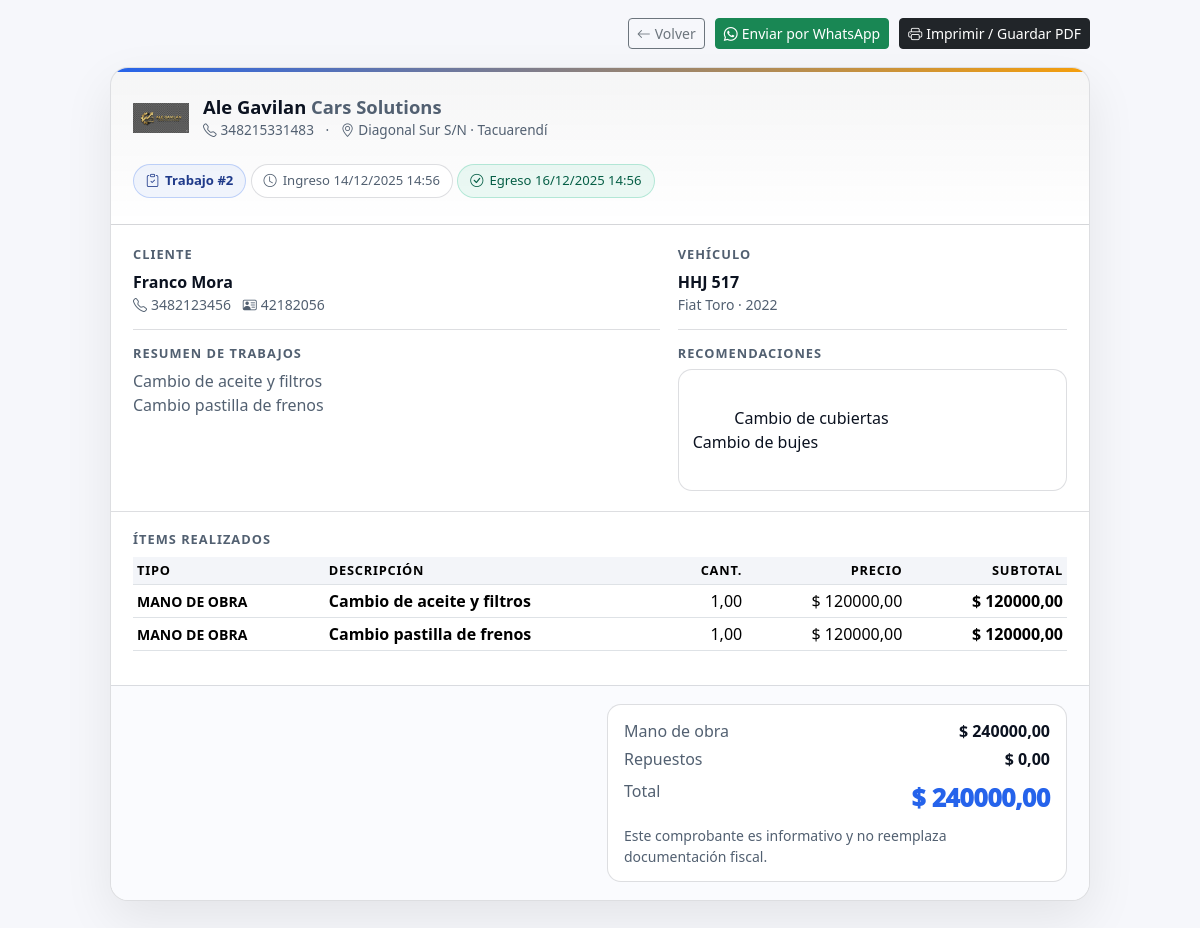
The app's page /trabajos/2/comprobante/ (signed in) with its own data.
### taller/models.py (models this page shows, shortened)
class Trabajo(models.Model):
    ESTADO_INGRESADO = "INGRESADO"
    ESTADO_EN_PROCESO = "EN_PROCESO"
    ESTADO_FINALIZADO = "FINALIZADO"
    ESTADO_ENTREGADO = "ENTREGADO"
    ESTADO_ANULADO = "ANULADO"
    ESTADO_CHOICES = [
        (ESTADO_INGRESADO, "Ingresado"),
        (ESTADO_EN_PROCESO, "En proceso"),
        (ESTADO_FINALIZADO, "Finalizado"),
        (ESTADO_ENTREGADO, "Entregado al cliente"),
        (ESTADO_ANULADO, "Anulado"),
    ]
    ESTADO_GENERAL_EXCELENTE = "EXCELENTE"
    ESTADO_GENERAL_BUENO = "BUENO"
    ESTADO_GENERAL_REGULAR = "REGULAR"
    ESTADO_GENERAL_CRITICO = "CRITICO"
    ESTADO_GENERAL_CHOICES = [
        (ESTADO_GENERAL_EXCELENTE, "Excelente"),
        (ESTADO_GENERAL_BUENO, "Bueno"),
        (ESTADO_GENERAL_REGULAR, "Regular"),
        (ESTADO_GENERAL_CRITICO, "Crítico"),
    ]
    vehiculo = models.ForeignKey(
        Vehiculo,
        related_name="trabajos",
        on_delete=models.CASCADE,
    )
    cliente = models.ForeignKey(
        Cliente,
        related_name="trabajos",
        on_delete=models.PROTECT,
        help_text="Cliente asociado al trabajo (por lo general dueño del vehículo).",
    )
    fecha_ingreso = models.DateTimeField(default=timezone.now)
    fecha_egreso_estimado = models.DateTimeField(
        null=True,
        blank=True,
        help_text="Fecha/hora estimada de entrega.",
    )
    fecha_egreso_real = models.DateTimeField(
        null=True,
        blank=True,
        help_text="Fecha/hora real de entrega.",
    )
    kilometraje = models.PositiveIntegerField(
        help_text="Kilometraje al momento del trabajo."
    )
    estado = models.CharField(
        max_length=20,
        choices=ESTADO_CHOICES,
        default=ESTADO_INGRESADO,
    )
    resumen_trabajos = models.TextField(
        help_text="Resumen claro y entendible para el comprobante.",
    )
    observaciones_cliente = models.TextField(
        blank=True,
        help_text="Lo que comenta el cliente (ruidos, fallas, etc.).",
    )
    observaciones_internas = models.TextField(
        blank=True,
        help_text="Notas internas del taller.",
    )
    estado_general = models.CharField(
        max_length=20,
        choices=ESTADO_GENERAL_CHOICES,
        default=ESTADO_GENERAL_BUENO,
        help_text="Evaluación general del vehículo.",
    )
    estado_cubiertas_trabajo = models.CharField(
        max_length=200,
        blank=True,
        help_text="Estado de cubiertas observado en ESTE trabajo.",
    )
    recomendaciones_proximo_service = models.TextField(
        blank=True,
        help_text="Cosas a revisar / cambiar en la próxima visita.",
    )
    proximo_control_km = models.PositiveIntegerField(
        null=True,
        blank=True,
        help_text="Ej: revisar a los 150.000 km.",
    )
    activo = models.BooleanField(default=True, db_index=True)
    eliminado_en = models.DateTimeField(null=True, blank=True)
    total_mano_obra = models.DecimalField(
        max_digits=12,
        decimal_places=2,
        default=Decimal("0.00"),
        validators=[MinValueValidator(Decimal("0.00"))],
    )
    total_repuestos = models.DecimalField(
        max_digits=12,
        decimal_places=2,
        default=Decimal("0.00"),
        validators=[MinValueValidator(Decimal("0.00"))],
    )
    descuento = models.DecimalField(
        max_digits=12,
        decimal_places=2,
        default=Decimal("0.00"),
        validators=[MinValueValidator(Decimal("0.00"))],
        help_text="Descuento total aplicado al trabajo.",
    )
    total = models.DecimalField(
        max_digits=12,
        decimal_places=2,
        default=Decimal("0.00"),
        editable=False,
    )
    class Meta:
        verbose_name = "Trabajo"
        verbose_name_plural = "Trabajos"
        ordering = ["-fecha_ingreso"]
        constraints = [
            models.CheckConstraint(condition=Q(total_mano_obra__gte=0), name="trabajo_total_mano_obra_gte_0"),
            models.CheckConstraint(condition=Q(total_repuestos__gte=0), name="trabajo_total_repuestos_gte_0"),
            models.CheckConstraint(condition=Q(descuento__gte=0), name="trabajo_descuento_gte_0"),
            models.CheckConstraint(condition=Q(total__gte=0), name="trabajo_total_gte_0"),
        ]

class Cliente(models.Model):
    nombre = models.CharField(max_length=100)
    apellido = models.CharField(max_length=100, blank=True)
    telefono = models.CharField(max_length=50, blank=True)
    email = models.EmailField(blank=True)
    dni = models.CharField("DNI / CUIT", max_length=20, blank=True)
    direccion = models.CharField(max_length=255, blank=True)
    notas = models.TextField(blank=True, help_text="Comentarios generales sobre el cliente.")
    class Meta:
        verbose_name = "Cliente"
        verbose_name_plural = "Clientes"
        ordering = ["nombre", "apellido"]
    @property
    def nombre_completo(self):
        if self.apellido:
            return f"{self.nombre} {self.apellido}"
        return self.nombre

class Vehiculo(models.Model):
    cliente = models.ForeignKey(
        Cliente,
        related_name="vehiculos",
        on_delete=models.CASCADE,
    )
    patente = models.CharField(max_length=10, unique=True)
    marca = models.CharField(max_length=50)
    modelo = models.CharField(max_length=100)
    anio = models.PositiveIntegerField("Año", null=True, blank=True)
    color = models.CharField(max_length=50, blank=True)
    kilometraje_actual = models.PositiveIntegerField(
        default=0,
        help_text="Último kilometraje registrado.",
    )
    estado_cubiertas = models.CharField(
        max_length=200,
        blank=True,
        help_text="Ej: Delanteras 70%, traseras 40%.",
    )
    proximo_service_km = models.PositiveIntegerField(
        null=True,
        blank=True,
        help_text="Kilometraje sugerido para el próximo control.",
    )
    proximo_service_fecha = models.DateField(
        null=True,
        blank=True,
        help_text="Fecha sugerida para el próximo control.",
    )
    notas = models.TextField(
        blank=True,
        help_text="Observaciones generales del vehículo.",
    )
    class Meta:
        verbose_name = "Vehículo"
        verbose_name_plural = "Vehículos"
        ordering = ["patente"]

class TrabajoItem(models.Model):
    TIPO_MANO_OBRA = "MANO_OBRA"
    TIPO_REPUESTO = "REPUESTO"
    TIPO_INSUMO = "INSUMO"
    TIPO_OTRO = "OTRO"
    TIPO_CHOICES = [
        (TIPO_MANO_OBRA, "Mano de obra"),
        (TIPO_REPUESTO, "Repuesto"),
        (TIPO_INSUMO, "Insumo"),
        (TIPO_OTRO, "Otro"),
    ]
    trabajo = models.ForeignKey(
        Trabajo,
        related_name="items",
        on_delete=models.CASCADE,
    )
    tipo = models.CharField(
        max_length=20,
        choices=TIPO_CHOICES,
        default=TIPO_MANO_OBRA,
    )
    descripcion = models.CharField(max_length=255)
    cantidad = models.DecimalField(
        max_digits=10,
        decimal_places=2,
        default=Decimal("1.00"),
        validators=[MinValueValidator(Decimal("0.01"))],
    )
    precio_unitario = models.DecimalField(
        max_digits=12,
        decimal_places=2,
        validators=[MinValueValidator(Decimal("0.00"))],
    )
    subtotal = models.DecimalField(
        max_digits=12,
        decimal_places=2,
        default=Decimal("0.00"),
        editable=False,
    )
    class Meta:
        verbose_name = "Ítem de trabajo"
        verbose_name_plural = "Ítems de trabajo"
        constraints = [
            models.CheckConstraint(condition=Q(cantidad__gt=0), name="trabajoitem_cantidad_gt_0"),
            models.CheckConstraint(condition=Q(precio_unitario__gte=0), name="trabajoitem_precio_unitario_gte_0"),
            models.CheckConstraint(condition=Q(subtotal__gte=0), name="trabajoitem_subtotal_gte_0"),
        ]

### taller/views.py (the view)
# urls.py: path("trabajos/<int:pk>/comprobante/", TrabajoComprobanteView.as_view(), name="trabajo_comprobante"),
class TrabajoComprobanteView(LoginRequiredMixin, DetailView):
    model = Trabajo
    template_name = "taller/trabajo_comprobante.html"
    context_object_name = "trabajo"
    login_url = "login"
    def get_queryset(self):
        return Trabajo.objects.filter(activo=True).select_related("vehiculo", "cliente").prefetch_related("items")
    def get_context_data(self, **kwargs):
        ctx = super().get_context_data(**kwargs)
        trabajo = self.object
        tel = (trabajo.cliente.telefono if trabajo.cliente else "") or ""
        ctx["wsp_phone"] = _normalize_phone_for_whatsapp(tel)
        ctx["wsp_text"] = _wsp_text_trabajo(trabajo)
        return ctx

### taller/templates/taller/trabajo_comprobante.html (shortened to what this page needs)
{% load static %}
<!doctype html>
<html lang="es">
<head>
  <link href="https://cdn.jsdelivr.net/npm/bootstrap@5.3.3/dist/css/bootstrap.min.css" rel="stylesheet">
  <link rel="stylesheet" href="https://cdn.jsdelivr.net/npm/bootstrap-icons@1.11.3/font/bootstrap-icons.min.css">
</head>
<body>
{% with c=trabajo.cliente v=trabajo.vehiculo %}
  <div class="actions">
    <a class="btn btn-outline-secondary btn-sm" href="{% url 'taller:trabajo_detail' trabajo.id %}">
      <i class="bi bi-arrow-left me-1"></i>Volver
    </a>
    {% if wsp_phone %}
      <a class="btn btn-success btn-sm"
         target="_blank" rel="noopener noreferrer"
         href="https://wa.me/{{ wsp_phone|cut:' '|cut:'+'|cut:'-'|cut:'('|cut:')' }}?text={{ wsp_text|urlencode }}">
        <i class="bi bi-whatsapp me-1"></i>Enviar por WhatsApp
      </a>
    {% else %}
      <button class="btn btn-success btn-sm" disabled
              title="Cargá un teléfono en el cliente para habilitar WhatsApp">
        <i class="bi bi-whatsapp me-1"></i>WhatsApp
      </button>
    {% endif %}
    <button class="btn btn-dark btn-sm" onclick="window.print()" aria-label="Imprimir o guardar en PDF">
      <i class="bi bi-printer me-1"></i>Imprimir / Guardar PDF
    </button>
  </div>
  <div class="sheet" role="document" aria-label="Comprobante de trabajo">
    <div class="sheet-header">
      <div class="brand">
        <img src="{% static 'taller/img/logo.png' %}" alt="Logo Ale Gavilan Cars Solutions">
        <div>
          <h1>Ale Gavilan <span class="muted">Cars Solutions</span></h1>
          <small>
            <i class="bi bi-telephone me-1"></i><a href="tel:348215331483" class="text-decoration-none" style="color:inherit;">348215331483</a>
            <span class="mx-2">·</span>
            <i class="bi bi-geo-alt me-1"></i>Diagonal Sur S/N · Tacuarendí
          </small>
        </div>
      </div>
      <div class="text-end">
        <div class="pill pill-strong mb-2">
          <i class="bi bi-clipboard-check"></i>
          Trabajo #{{ trabajo.id }}
        </div>
        <div class="pill mb-2">
          <i class="bi bi-clock"></i>
          Ingreso {{ trabajo.fecha_ingreso|date:"d/m/Y" }} {{ trabajo.fecha_ingreso|time:"H:i" }}
        </div>
        {% if trabajo.fecha_egreso_real %}
          <div class="pill pill-ok">
            <i class="bi bi-check-circle"></i>
            Egreso {{ trabajo.fecha_egreso_real|date:"d/m/Y" }} {{ trabajo.fecha_egreso_real|time:"H:i" }}
          </div>
        {% elif trabajo.fecha_egreso_estimado %}
          <div class="pill pill-warn">
            <i class="bi bi-hourglass-split"></i>
            Estimado {{ trabajo.fecha_egreso_estimado|date:"d/m/Y" }}
          </div>
        {% endif %}
      </div>
    </div>
    <div class="meta">
      <div>
        <div class="block-title">Cliente</div>
        <div class="fw-semibold">{{ c.nombre_completo|default:"—" }}</div>
        <div class="muted small">
          {% if c.telefono %}
            <i class="bi bi-telephone me-1"></i>{{ c.telefono }}
          {% else %}
            <i class="bi bi-telephone me-1"></i>Sin teléfono
          {% endif %}
          {% if c.dni %}
            <span class="ms-2"><i class="bi bi-person-vcard me-1"></i>{{ c.dni }}</span>
          {% endif %}
        </div>
        <div class="divider"></div>
        <div class="block-title">Resumen de trabajos</div>
        <div class="muted pre">{{ trabajo.resumen_trabajos|default:"—" }}</div>
      </div>
      <div>
        <div class="block-title">Vehículo</div>
        {% if v %}
          <div class="fw-semibold">{{ v.patente|default:"—" }}</div>
          <div class="muted small">
            {{ v.marca|default:"" }} {{ v.modelo|default:"" }}{% if v.anio %} · {{ v.anio }}{% endif %}
          </div>
        {% else %}
          <div class="muted small">Sin vehículo asignado</div>
        {% endif %}
        <div class="divider"></div>
        <div class="block-title">Recomendaciones</div>
        <div class="card-soft pre">
          {{ trabajo.recomendaciones_proximo_service|default:"Sin recomendaciones específicas." }}
        </div>
      </div>
    </div>
    <div class="items">
      <div class="block-title mb-2">Ítems realizados</div>
      <div class="table-responsive">
        <table class="table table-sm align-middle">
          <thead>
            <tr>
              <th>Tipo</th>
              <th>Descripción</th>
              <th class="text-end">Cant.</th>
              <th class="text-end">Precio</th>
              <th class="text-end">Subtotal</th>
            </tr>
          </thead>
          <tbody>
            {% for it in trabajo.items.all %}
              <tr>
                <td class="text-uppercase small muted fw-semibold">{{ it.get_tipo_display|default:"—" }}</td>
                <td class="fw-semibold">{{ it.descripcion|default:"—" }}</td>
                <td class="text-end">{{ it.cantidad|default:"0"|floatformat:2 }}</td>
                <td class="text-end">$ {{ it.precio_unitario|default:"0"|floatformat:2 }}</td>
                <td class="text-end fw-semibold">$ {{ it.subtotal|default:"0"|floatformat:2 }}</td>
              </tr>
            {% empty %}
              <tr>
                <td colspan="5" class="text-center text-muted py-4">
                  No hay ítems cargados.
                </td>
              </tr>
            {% endfor %}
          </tbody>
        </table>
      </div>
    </div>
    <div class="totals">
      <div class="total-box">
        <div class="total-row mb-1">
          <span class="lbl">Mano de obra</span>
          <span class="val">$ {{ trabajo.total_mano_obra|default:"0"|floatformat:2 }}</span>
        </div>
        <div class="total-row mb-1">
          <span class="lbl">Repuestos</span>
          <span class="val">$ {{ trabajo.total_repuestos|default:"0"|floatformat:2 }}</span>
        </div>
        <div class="total-row mt-2">
          <span class="lbl">Total</span>
          <span class="grand">$ {{ trabajo.total|default:"0"|floatformat:2 }}</span>
        </div>
        <div class="muted small mt-2">
          Este comprobante es informativo y no reemplaza documentación fiscal.
        </div>
      </div>
    </div>
  </div>
{% endwith %}
</body>
</html>

### records on screen
Trabajo: id "2", fecha_ingreso "14/12/2025", fecha_ingreso "14:56", fecha_egreso_real "16/12/2025", fecha_egreso_real "14:56", resumen_trabajos "Cambio de aceite y filtros Cambio pastilla de frenos", recomendaciones_proximo_service "Cambio de cubiertas Cambio de bujes", total_mano_obra "240000,00", total_repuestos "0,00", total "240000,00"
Cliente: nombre_completo "Franco Mora", telefono "3482123456", dni "42182056"
Vehiculo: patente "HHJ 517", marca "Fiat", modelo "Toro", anio "2022"
TrabajoItem: tipo "MANO DE OBRA", descripcion "Cambio de aceite y filtros", cantidad "1,00", precio_unitario "120000,00", subtotal "120000,00"
TrabajoItem: tipo "MANO DE OBRA", descripcion "Cambio pastilla de frenos", cantidad "1,00", precio_unitario "120000,00", subtotal "120000,00"
